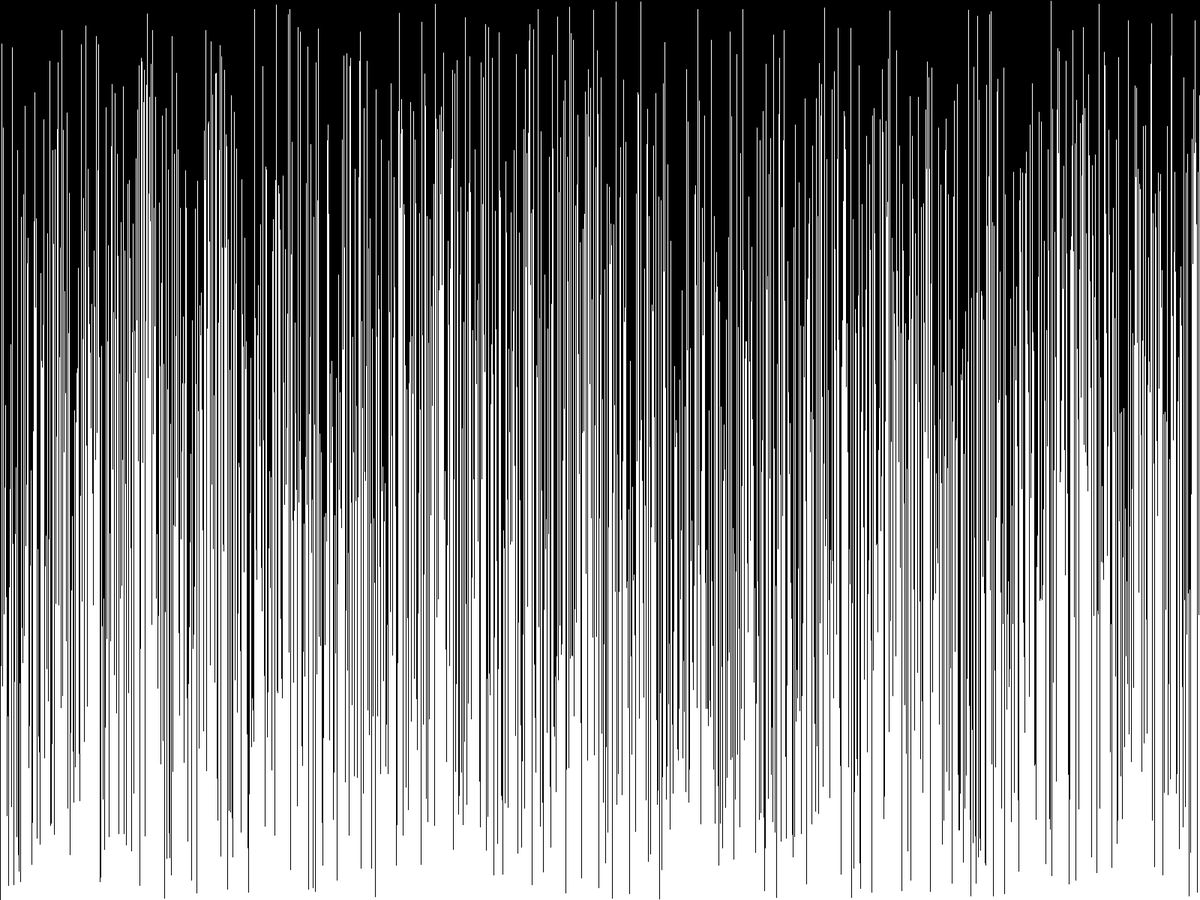
Frame 1 (no input)
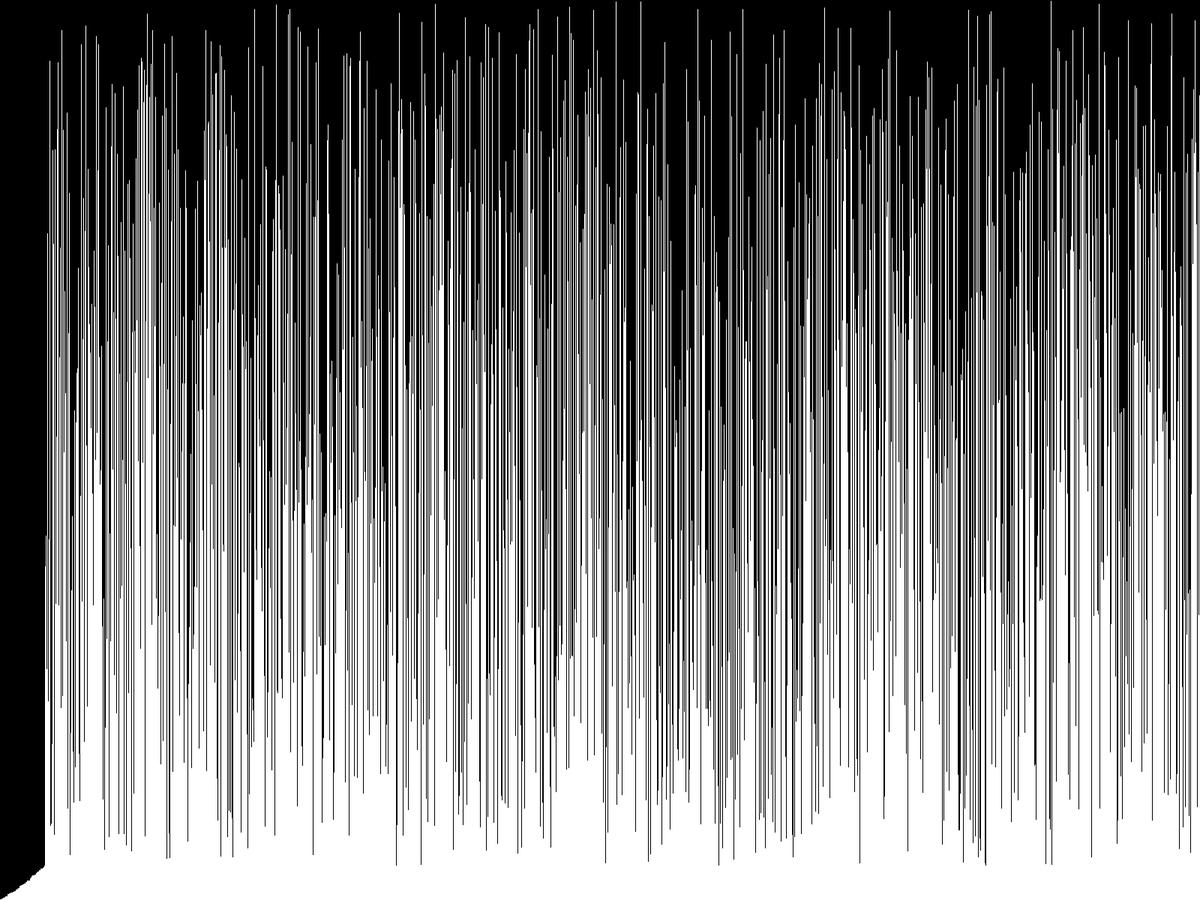
Frame 60 (the mouse pressed at the canvas centre just before this capture)
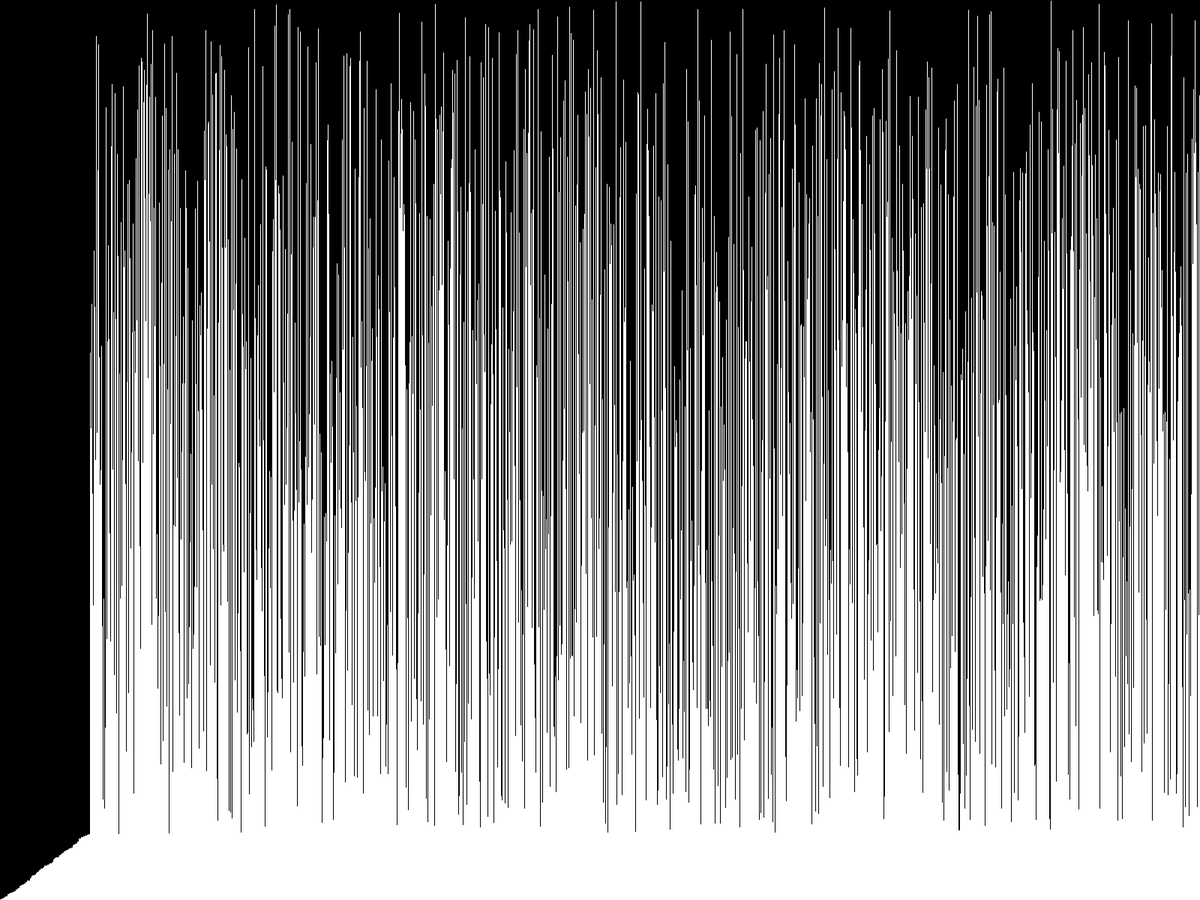
Frame 120 (the mouse held since frame 60 and released just before this capture)

The Processing sketch that drew these frames (run headless with seeded random() and noise(); from frame 60 on, the mouse is pressed at the canvas centre):

// Processing sketch: selection_sort
// ── selection_sort.pde
float[] arr;
int i=0;

void setup(){
  fullScreen();
  //size(800,600);
  arr= new float[width];
  for(int i=0;i<arr.length;i++){
    arr[i]=random(height);
  }
}

void swap(float[] arr,int a,int b){
  float temp=arr[a];
  arr[a]=arr[b];
  arr[b]=temp;
}
void draw(){
  if(i<arr.length-1){
    int min=i;
    for(int j=i+1;j<arr.length;j++){
      if(arr[j]<arr[min]){
        min=j;
      }
    }
    if(min!=i){
      swap(arr,i,min);
    }
    i++;
  }
  background(0);
  for(int i=0;i<arr.length;i++){
    line(i,height,i,height-arr[i]);
    stroke(255);
  }
}
